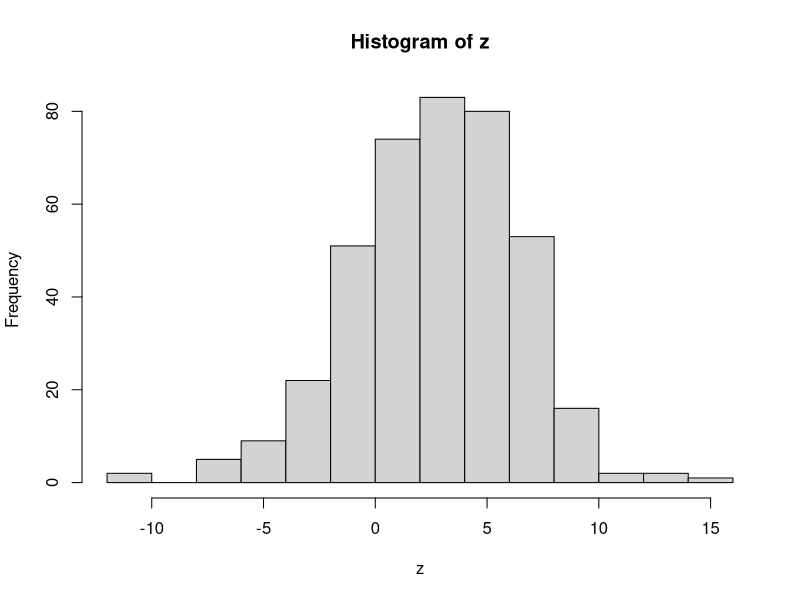

Write the R code that produced this figure. (Note: this script raises an error after producing the figure.)
library(tidyverse)
library(rmutil)
library(mvtnorm)
library(truncnorm)

set.seed(20)
#núemro de observações
n = 400
#covariáveis
x = cbind(
  runif(n, 0, 5),
  runif(n, 0, 3)
)

#categorias
k = 5 
#percentil
p = 0.5
#efeitos
b = cbind(c(1.5, -0.7))

#variável latente
z = numeric(n) 


#transformação
theta = (1-2*p)/(p*(1-p))
tau = sqrt(2/(p*(1-p)))

w = rexp(n)
u = rnorm(n)

z = as.numeric(x%*%b) + theta*w + tau*sqrt(w)*u
hist(z)

#pontos de corte
cutpoints = c(-Inf, 0, 2, 4.5, 6, Inf)
#gerando variável observada
y = cut(z, cutpoints, labels = c(1, 2, 3, 4, 5)) %>% 
  as.character() %>%
  as.numeric()
table(y) %>% prop.table() %>% round(2)

deltas = log(cutpoints[-c(1, length(cutpoints))] %>% diff())
deltas

Fa = function(e) {
  if(e >= Inf) return(1)
  if(e <= -Inf) return(0)
  ifelse(e < 0, p*exp(e*(1-p)), p + (1-p)*(1-exp(-e*p)))
}

Fa = Vectorize(Fa)



logvero = function(deltas, beta) {
  res = numeric(n)
  #beta = cbind(c(param[1], param[2]))
  cuts = c(-Inf, 0, cumsum(exp(deltas)), Inf)

  pred = as.numeric(x%*%beta)
  
  for(i in 1:n) {
    upp = cuts[y[i]+1] - pred[i]
    low = cuts[y[i]] - pred[i]
    res[i] = Fa(upp) - Fa(low)
  }
  
  -sum(log(res))
  
}


optim(par = c(0.1, 0.2, 0.3), logvero, hessian = T, beta = c(0.1, 0.3))


#priors
mub0 = cbind(rep(0, 2))
Sigb0 = diag(rep(1,2))

mudelta0 = cbind(rep(0, length(deltas)))
Sigdelta0 = diag(rep(0.25, length(deltas)))





#inits
iters = 1000
beta = matrix(nrow = iters, ncol = nrow(b)) 
delta = matrix(nrow = iters, ncol = length(deltas))
zi = matrix(nrow = iters, ncol = n)
wi = matrix(nrow = iters, ncol = n)

set.seed(10)
beta[1,] = 0
delta[1,] = runif(length(deltas)) %>% sort()
zi[1, ] = 0
wi[1, ] = rexp(n) 



i = 2
#Sib B
m = matrix(0, ncol(beta), ncol(beta))
for(k in 1:n) {
  m = m + (cbind(x[k,])%*%rbind(x[k,])/(wi[i-1, k]*(tau^2)))
}

Sigb = solve(m + solve(Sigb0))
Sigb

# mu B
s = cbind(rep(0, ncol(beta)))
for(k in 1:n) {
  s = s + cbind(x[k,])*(zi[i-1, k] - theta*wi[i-1,k])/(wi[i-1, k]*(tau^2))
}

s


mub = Sigb%*%(s + solve(Sigb0)%*%mub0)
mub

beta[i,] = rmvnorm(n = 1, as.numeric(mub), Sigb)
beta[i,]

#wi | .

lamb = ((zi[i-1,] - as.numeric(x%*%beta[i,]))/tau)^2
eta = ((theta/tau)^2) + 2


wi[i,] = sapply(lamb, function(x){
  rgig(1, param = c(x, eta, 0.5))
})

#wi[i,] = rgig(1, param = c(lamb[1], eta, 0.5))
#wi[i,] = rginvgauss(n = n, m = sqrt(lamb/eta), 1/lamb, 0.5)

hist(wi[i,])

#delta |.

D = optim(c(0.1, 0.2, 0.3), fn = logvero, hessian = T, beta = beta[i,])$hessian
D = solve(D)
D
t = 3
propd = delta[i-1,] + rmvnorm(1, sigma = t*D)
propd
deltas

f1 = -logvero(propd, beta[i,])
f2 = -logvero(delta[i-1,], beta[i,])

rat = exp(f1 - f2)

p1 = dmvnorm(propd, as.numeric(mudelta0), Sigdelta0)
p2 = dmvnorm(delta[i-1,], as.numeric(mudelta0), Sigdelta0)

alpha = min(c(1, rat*(p1/p2)))
alpha
if(runif(1) < alpha) {
  delta[i,] = propd
}else{
  delta[i,] = delta[i-1,]
}

head(delta,18)


# Z | .
cuts = c(-Inf, 0, cumsum(exp(delta[i,])), Inf)
pred = as.numeric(x%*%beta[i,])
upp = numeric(n)
low = numeric(n)

for(k in 1:n) {
  upp[k] = cuts[y[k]+1]
  low[k] = cuts[y[k]] 
}


zi[i,] = rtruncnorm(n, a = low, b = upp, mean = pred + theta*wi[i,], 
                    sd = sqrt(wi[i,]*tau^2))

hist(zi[i,])
i = i + 1



i = 2
#beta | .
for(i in 2:100) {
  
  m = matrix(0, ncol(beta), ncol(beta))
  for(k in 1:n) {
    m = m + (cbind(x[k,])%*%rbind(x[k,])/(wi[i-1, k]*(tau^2)))
  }
  
  Sigb = solve(m + solve(Sigb0))
  Sigb
  
  # mu B
  s = cbind(rep(0, ncol(beta)))
  for(k in 1:n) {
    s = s + cbind(x[k,])*(zi[i-1, k] - theta*wi[i-1,k])/(wi[i-1, k]*(tau^2))
  }
  
  s
  
  
  mub = Sigb%*%(s + solve(Sigb0)%*%mub0)
  mub
  
  beta[i,] = rmvnorm(n = 1, as.numeric(mub), Sigb)
  beta[i,]
  
  #wi | .
  
  lamb = ((zi[i-1,] - as.numeric(x%*%beta[i,]))/tau)^2
  eta = ((theta/tau)^2) + 2
  
  
  wi[i,] = sapply(lamb, function(x){
    rgig(1, param = c(x, eta, 0.5))
  })
  
  #wi[i,] = rgig(1, param = c(lamb[1], eta, 0.5))
  #wi[i,] = rginvgauss(n = n, m = sqrt(lamb/eta), 1/lamb, 0.5)
  
  hist(wi[i,])
  
  #delta |.
  
  D = optim(c(0.1, 0.2, 0.3), fn = logvero, hessian = T, beta = beta[i,])$hessian
  D = solve(D)
  D
  t = 3
  propd = delta[i-1,] + rmvnorm(1, sigma = t*D)
  propd
  deltas
  
  f1 = -logvero(propd, beta[i,])
  f2 = -logvero(delta[i-1,], beta[i,])
  
  rat = exp(f1 - f2)
  
  p1 = dmvnorm(propd, as.numeric(mudelta0), Sigdelta0)
  p2 = dmvnorm(delta[i-1,], as.numeric(mudelta0), Sigdelta0)
  
  alpha = min(c(1, rat*(p1/p2)))
  alpha
  if(runif(1) < alpha) {
    delta[i,] = propd
  }else{
    delta[i,] = delta[i-1,]
  }
  
  head(delta,18)
  
  
  # Z | .
  cuts = c(-Inf, 0, cumsum(exp(delta[i,])), Inf)
  pred = as.numeric(x%*%beta[i,])
  upp = numeric(n)
  low = numeric(n)
  
  for(k in 1:n) {
    upp[k] = cuts[y[k]+1]
    low[k] = cuts[y[k]] 
  }
  
  
  zi[i,] = rtruncnorm(n, a = low, b = upp, mean = pred + theta*wi[i,], 
                      sd = sqrt(wi[i,]*tau^2))
  
  cat(i, "\r")
  
}





i = 2
#Sib B
m = matrix(0, ncol(beta), ncol(beta))
for(k in 1:n) {
  m = m + (cbind(x[k,])%*%rbind(x[k,])/(wi[i-1, k]*(tau^2)))
}

Sigb = solve(m + solve(Sigb0))
Sigb

# mu B
s = cbind(rep(0, ncol(beta)))
for(k in 1:n) {
  s = s + cbind(x[k,])*(zi[i-1, k] - theta*wi[i-1,k])/(wi[i-1, k]*(tau^2))
}

s


mub = Sigb%*%(s + solve(Sigb0)%*%mub0)
mub

beta[i,] = rmvnorm(n = 1, as.numeric(mub), Sigb)
beta[i,]

#wi | .

lamb = ((zi[i-1,] - as.numeric(x%*%beta[i,]))/tau)^2
eta = ((theta/tau)^2) + 2

wi[i,] = rginvgauss(n = n, m = sqrt(lamb/eta), 1/lamb, 0.5)
 
hist(wi[i,])

#delta |.

D = optim(c(1, 2, 3), fn = logvero, hessian = T, beta = beta[i,])$hessian
D = solve(D)
D
t = 3
propd = delta[i-1,] + t*rmvnorm(1, sigma = D)
propd
deltas

f1 = -logvero(propd, beta[i,])
f2 = -logvero(delta[i-1,], beta[i,])

rat = exp(f1 - f2)

p1 = dmvnorm(propd, as.numeric(mudelta0), Sigdelta0)
p2 = dmvnorm(delta[i-1,], as.numeric(mudelta0), Sigdelta0)

alpha = min(c(1, rat*(p1/p2)))
alpha
if(runif(1) < alpha) {
  delta[i,] = propd
}else{
  delta[i,] = delta[i-1,]
}

head(delta,20)


# Z | .
cuts = c(-Inf, 0, cumsum(exp(delta[i,])), Inf)
pred = as.numeric(x%*%beta[i,])
upp = numeric(n)
low = numeric(n)

for(k in 1:n) {
  upp[k] = cuts[y[k]+1] - pred[k]
  low[k] = cuts[y[k]] - pred[k]
}


zi[i,] = rtruncnorm(n, a = low, b = upp, mean = pred + theta*wi[i,], 
                    sd = sqrt(wi[i,]*tau^2))

hist(zi[i,])
i = i + 1
